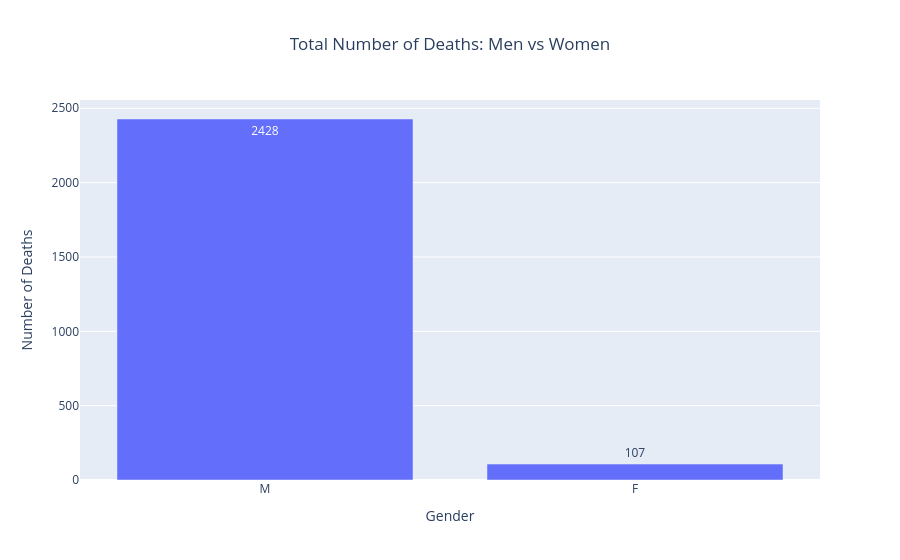

This figure's notebook cell:
### Code cell
fig = px.bar(
    x=gender_count.index,
    y=gender_count.values,
    labels={
        "x": "Gender",
        "y": "Number of Deaths"
    },
    title="Total Number of Deaths: Men vs Women",
    text=gender_count.values
)

fig.update_layout(title_x=0.5)

fig.show()

### Figure 1 — Plotly figure (JSON) as saved in the notebook; plotly's stock layout.template omitted (floating-point values rounded to 4 significant figures)
{"data": [{"hovertemplate": "Gender=%{x}<br>Number of Deaths=%{y}<br>text=%{text}<extra></extra>", "legendgroup": "", "marker": {"color": "#636efa", "pattern": {"shape": ""}}, "name": "", "orientation": "v", "showlegend": false, "text": [2428.0, 107.0], "textposition": "auto", "type": "bar", "x": ["M", "F"], "xaxis": "x", "y": [2428, 107], "yaxis": "y"}], "layout": {"autosize": true, "barmode": "relative", "legend": {"tracegroupgap": 0}, "title": {"text": "Total Number of Deaths: Men vs Women", "x": 0.5}, "xaxis": {"anchor": "y", "autorange": true, "domain": [0, 1], "range": [-0.5, 1.5], "title": {"text": "Gender"}, "type": "category"}, "yaxis": {"anchor": "x", "autorange": true, "domain": [0, 1], "range": [0, 2556.0], "title": {"text": "Number of Deaths"}, "type": "linear"}}}
